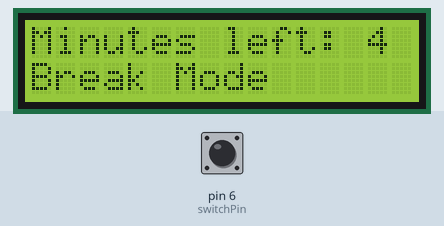
This sketch was run on a simulated Arduino Uno, built with avr-gcc and run on an emulated ATmega328P. Parts: 16×2 character LCD. The inputs (shaded band) are chosen by the test bench; at power-on: pin 6 (switchPin) LOW.

Above: at 1.2 s.
1.3 s: pin 6 (switchPin) pulled HIGH for 0.15 s
At 1.38 s:
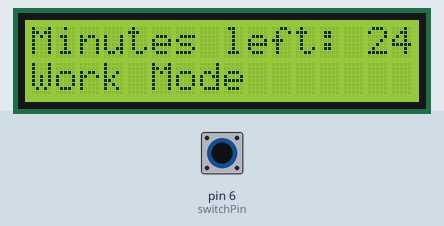
2.9 s: pin 6 (switchPin) pulled HIGH for 3.2 s
Timing chart, 0 to 5.9 s (numbered marks = the images above; inputs shaded):
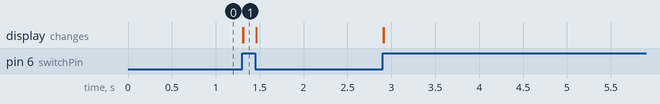

Measured:
- after the input at 1.3 s, the display: first changes at once (image 1 shows a later state)

The sketch:

pomodoro.ino
```cpp
#include <LiquidCrystal.h>
LiquidCrystal lcd(12, 11, 5, 4, 3, 2);

const int switchPin = 6;
int switchState = 0;
int prevSwitchState = 0;

unsigned long currentTime = 0;
unsigned long pomodoroInterval = 1500000;
unsigned long breakInterval = 300000;
unsigned long interval = 0;
unsigned long startTime;
long timeLeft = 0;

void setup() {
  lcd.begin(16, 2);
  pinMode(switchPin, INPUT);
  startTime = millis();
}

void loop() {
  switchState = digitalRead(switchPin);

  lcd.setCursor(0,1);
  if (switchState == HIGH) {
    interval = pomodoroInterval;
    lcd.print("Work Mode");
  } else {
    interval = breakInterval;
    lcd.print("Break Mode");
  }

  currentTime = millis() - startTime;
  timeLeft = interval - currentTime;

  lcd.setCursor(0,0);
  if(timeLeft < 0) {
    timeLeft = 0;
    if (switchState == HIGH) {
      lcd.print("Time for a break!");
    } else {
      lcd.print("Start work!      ");
    }
  } else {
    lcd.print("Minutes left: ");
    lcd.print(timeLeft/60000);
  }

  if(switchState != prevSwitchState) {
    lcd.clear();
    startTime = millis();
  }

  prevSwitchState = switchState;
}
```
